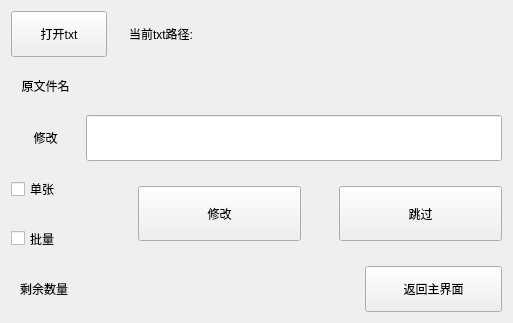
<?xml version="1.0" encoding="UTF-8"?>
<ui version="4.0">
 <class>Form</class>
 <widget class="QWidget" name="Form">
  <property name="geometry">
   <rect>
    <x>0</x>
    <y>0</y>
    <width>513</width>
    <height>323</height>
   </rect>
  </property>
  <property name="windowTitle">
   <string>Form</string>
  </property>
  <layout class="QVBoxLayout" name="verticalLayout_3" stretch="1,1,1,2,1">
   <item>
    <layout class="QHBoxLayout" name="horizontalLayout_7" stretch="1,1,3">
     <item>
      <widget class="QPushButton" name="open_txt_pushButton">
       <property name="sizePolicy">
        <sizepolicy hsizetype="Expanding" vsizetype="Expanding">
         <horstretch>0</horstretch>
         <verstretch>0</verstretch>
        </sizepolicy>
       </property>
       <property name="text">
        <string>打开txt</string>
       </property>
      </widget>
     </item>
     <item>
      <widget class="QLabel" name="label_2">
       <property name="sizePolicy">
        <sizepolicy hsizetype="Expanding" vsizetype="Expanding">
         <horstretch>0</horstretch>
         <verstretch>0</verstretch>
        </sizepolicy>
       </property>
       <property name="text">
        <string>当前txt路径:</string>
       </property>
       <property name="alignment">
        <set>Qt::AlignCenter</set>
       </property>
      </widget>
     </item>
     <item>
      <widget class="QLabel" name="txt_path_label">
       <property name="sizePolicy">
        <sizepolicy hsizetype="Expanding" vsizetype="Expanding">
         <horstretch>0</horstretch>
         <verstretch>0</verstretch>
        </sizepolicy>
       </property>
       <property name="text">
        <string/>
       </property>
      </widget>
     </item>
    </layout>
   </item>
   <item>
    <layout class="QHBoxLayout" name="horizontalLayout" stretch="1,6">
     <item>
      <widget class="QLabel" name="label">
       <property name="sizePolicy">
        <sizepolicy hsizetype="Expanding" vsizetype="Expanding">
         <horstretch>0</horstretch>
         <verstretch>0</verstretch>
        </sizepolicy>
       </property>
       <property name="text">
        <string>原文件名</string>
       </property>
       <property name="alignment">
        <set>Qt::AlignCenter</set>
       </property>
      </widget>
     </item>
     <item>
      <widget class="QLabel" name="old_filename_label">
       <property name="sizePolicy">
        <sizepolicy hsizetype="Expanding" vsizetype="Expanding">
         <horstretch>0</horstretch>
         <verstretch>0</verstretch>
        </sizepolicy>
       </property>
       <property name="text">
        <string/>
       </property>
      </widget>
     </item>
    </layout>
   </item>
   <item>
    <layout class="QHBoxLayout" name="horizontalLayout_2" stretch="1,6">
     <item>
      <widget class="QLabel" name="label_3">
       <property name="sizePolicy">
        <sizepolicy hsizetype="Expanding" vsizetype="Expanding">
         <horstretch>0</horstretch>
         <verstretch>0</verstretch>
        </sizepolicy>
       </property>
       <property name="text">
        <string>修改</string>
       </property>
       <property name="alignment">
        <set>Qt::AlignCenter</set>
       </property>
      </widget>
     </item>
     <item>
      <widget class="QLineEdit" name="change_filename_lineEdit">
       <property name="sizePolicy">
        <sizepolicy hsizetype="Expanding" vsizetype="Expanding">
         <horstretch>0</horstretch>
         <verstretch>0</verstretch>
        </sizepolicy>
       </property>
      </widget>
     </item>
    </layout>
   </item>
   <item>
    <layout class="QHBoxLayout" name="horizontalLayout_6" stretch="2,6">
     <item>
      <layout class="QVBoxLayout" name="verticalLayout" stretch="1,1">
       <item>
        <widget class="QCheckBox" name="single_checkBox">
         <property name="sizePolicy">
          <sizepolicy hsizetype="Expanding" vsizetype="Expanding">
           <horstretch>0</horstretch>
           <verstretch>0</verstretch>
          </sizepolicy>
         </property>
         <property name="text">
          <string>单张</string>
         </property>
        </widget>
       </item>
       <item>
        <widget class="QCheckBox" name="batch_checkBox">
         <property name="sizePolicy">
          <sizepolicy hsizetype="Expanding" vsizetype="Expanding">
           <horstretch>0</horstretch>
           <verstretch>0</verstretch>
          </sizepolicy>
         </property>
         <property name="text">
          <string>批量</string>
         </property>
        </widget>
       </item>
      </layout>
     </item>
     <item>
      <layout class="QVBoxLayout" name="verticalLayout_2" stretch="1,3,1">
       <item>
        <spacer name="verticalSpacer">
         <property name="orientation">
          <enum>Qt::Vertical</enum>
         </property>
         <property name="sizeHint" stdset="0">
          <size>
           <width>20</width>
           <height>40</height>
          </size>
         </property>
        </spacer>
       </item>
       <item>
        <layout class="QHBoxLayout" name="horizontalLayout_3" stretch="5,1,5">
         <item>
          <widget class="QPushButton" name="change_button">
           <property name="sizePolicy">
            <sizepolicy hsizetype="Expanding" vsizetype="Preferred">
             <horstretch>0</horstretch>
             <verstretch>0</verstretch>
            </sizepolicy>
           </property>
           <property name="text">
            <string>修改</string>
           </property>
          </widget>
         </item>
         <item>
          <spacer name="horizontalSpacer">
           <property name="orientation">
            <enum>Qt::Horizontal</enum>
           </property>
           <property name="sizeHint" stdset="0">
            <size>
             <width>40</width>
             <height>20</height>
            </size>
           </property>
          </spacer>
         </item>
         <item>
          <widget class="QPushButton" name="jump_button">
           <property name="sizePolicy">
            <sizepolicy hsizetype="Expanding" vsizetype="Preferred">
             <horstretch>0</horstretch>
             <verstretch>0</verstretch>
            </sizepolicy>
           </property>
           <property name="text">
            <string>跳过</string>
           </property>
          </widget>
         </item>
        </layout>
       </item>
       <item>
        <spacer name="verticalSpacer_2">
         <property name="orientation">
          <enum>Qt::Vertical</enum>
         </property>
         <property name="sizeHint" stdset="0">
          <size>
           <width>20</width>
           <height>40</height>
          </size>
         </property>
        </spacer>
       </item>
      </layout>
     </item>
    </layout>
   </item>
   <item>
    <layout class="QHBoxLayout" name="horizontalLayout_5" stretch="2,3,2">
     <item>
      <layout class="QHBoxLayout" name="horizontalLayout_4" stretch="1,1">
       <item>
        <widget class="QLabel" name="label_4">
         <property name="sizePolicy">
          <sizepolicy hsizetype="Expanding" vsizetype="Expanding">
           <horstretch>0</horstretch>
           <verstretch>0</verstretch>
          </sizepolicy>
         </property>
         <property name="text">
          <string>剩余数量</string>
         </property>
         <property name="alignment">
          <set>Qt::AlignCenter</set>
         </property>
        </widget>
       </item>
       <item>
        <widget class="QLabel" name="num_label">
         <property name="sizePolicy">
          <sizepolicy hsizetype="Expanding" vsizetype="Expanding">
           <horstretch>0</horstretch>
           <verstretch>0</verstretch>
          </sizepolicy>
         </property>
         <property name="text">
          <string/>
         </property>
        </widget>
       </item>
      </layout>
     </item>
     <item>
      <widget class="QLabel" name="info_label">
       <property name="sizePolicy">
        <sizepolicy hsizetype="Expanding" vsizetype="Expanding">
         <horstretch>0</horstretch>
         <verstretch>0</verstretch>
        </sizepolicy>
       </property>
       <property name="text">
        <string/>
       </property>
      </widget>
     </item>
     <item>
      <widget class="QPushButton" name="return_home_button">
       <property name="sizePolicy">
        <sizepolicy hsizetype="Expanding" vsizetype="Expanding">
         <horstretch>0</horstretch>
         <verstretch>0</verstretch>
        </sizepolicy>
       </property>
       <property name="text">
        <string>返回主界面</string>
       </property>
      </widget>
     </item>
    </layout>
   </item>
  </layout>
 </widget>
 <resources/>
 <connections/>
</ui>
